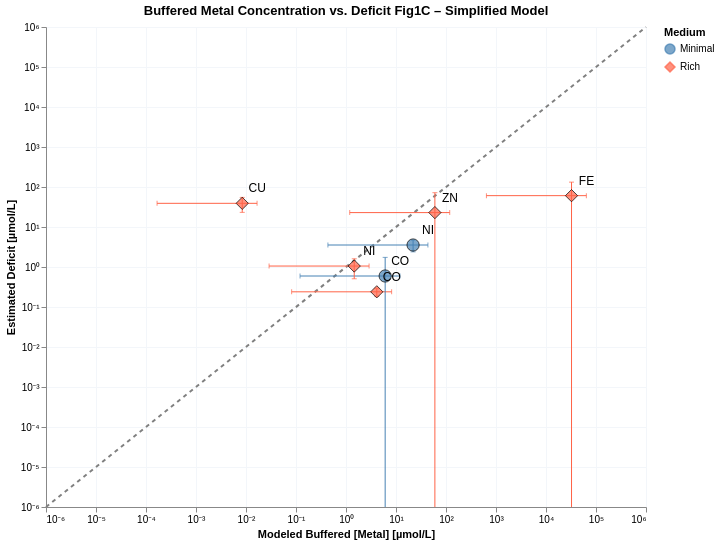

Notebook cell for this chart:
### Markdown cell above
### Plot 2 – Simplified model: estimated buffered [Metal] vs. M-M deficit

### Code cell
plot_df_simp = build_plot_df(
    est_simplified_minimal_lb, est_simplified_minimal_ub,
    est_simplified_rich_lb,    est_simplified_rich_ub,
    deficit_minimal, deficit_rich,
)

df = pl.from_pandas(plot_df_simp).with_columns([
    (pl.col("est_buf_center_M") * 1e6).alias("x_uM"),
    (pl.col("est_buf_lb_M")     * 1e6).alias("x_lb_uM"),
    (pl.col("est_buf_ub_M")     * 1e6).alias("x_ub_uM"),
    (pl.col("deficit_M")        * 1e6).alias("y_uM"),
    (pl.col("deficit_M_err")    * 1e6).alias("y_err_uM"),
])

DOMAIN_MIN = 1e-7   # just below your domain floor of 1e-6

df = df.with_columns([
    pl.max_horizontal(
        pl.col("y_uM") - pl.col("y_err_uM"),
        pl.lit(DOMAIN_MIN)
    ).alias("y_lo_uM"),
    (pl.col("y_uM") + pl.col("y_err_uM")).alias("y_hi_uM"),
])

base = alt.Chart(df).encode(
)
x_scale = alt.Scale(type="log", domain=[1e-6, 1e6])
y_scale = alt.Scale(type="log", domain=[1e-6, 1e6])

_ax_x = alt.Axis(labelExpr=_log_label_unicode, title="Modeled Buffered [Metal] [µmol/L]")
_ax_y = alt.Axis(labelExpr=_log_label_unicode, title="Estimated Deficit [µmol/L]")

ref_line = alt.Chart(ref_df).mark_line(strokeDash=[4,4], color="gray").encode(
    x=alt.X("v:Q", scale=x_scale, axis=_ax_x),
    y=alt.Y("v:Q", scale=y_scale, axis=_ax_y),
)
x_bars = base.mark_errorbar(ticks=True).encode(
    x=alt.X("x_lb_uM:Q", scale=x_scale, title=""),
    x2="x_ub_uM:Q",
    y=alt.Y("y_uM:Q", scale=y_scale),
    color="Medium:N",
)
y_bars = base.mark_errorbar(ticks=True, clip=True).encode(
    x=alt.X("x_uM:Q"),
    y=alt.Y("y_lo_uM:Q",  scale=y_scale, title=""),   # explicit log scale + clamped lower
    y2=alt.Y2("y_hi_uM:Q"),
    color="Medium:N",
)
points = base.mark_point(filled=True, size=150, stroke='black', strokeWidth=1).encode(
    x=alt.X("x_uM:Q", scale=x_scale, axis=_ax_x),
    y=alt.Y("y_uM:Q", scale=y_scale, axis=_ax_y),
    color=alt.Color("Medium:N",
        scale=alt.Scale(domain=["Minimal","Rich"], range=["steelblue","tomato"])),
    shape=alt.Shape("Medium:N",
        scale=alt.Scale(domain=["Minimal","Rich"], range=["circle","diamond"])),
)
# 5. Text labels
labels = base.mark_text(dx=15, dy=-15, fontSize=12).encode(
    x=alt.X("x_uM:Q", scale=alt.Scale(type="log")),
    y=alt.Y("y_uM:Q", scale=alt.Scale(type="log")),
    text="Element:N",
)
chart = (ref_line + x_bars + y_bars + points + labels).properties(
    width=600, height=480,
    title="Buffered Metal Concentration vs. Deficit Fig1C – Simplified Model"
).configure_axis(gridColor='#f3f6fa')
# chart.save('notebooks/cofactors/buffer_figures/buffered_metal_vs_deficit_simplified.svg')
chart

### Figure 1 — Vega-Lite specification as saved in the notebook (floating-point values rounded to 4 significant figures)
{"config": {"view": {"continuousWidth": 300, "continuousHeight": 300}, "axis": {"gridColor": "#f3f6fa"}}, "layer": [{"data": {"name": "data-1c3ca3cce69c13645fce19fabe446275"}, "mark": {"type": "line", "color": "gray", "strokeDash": [4, 4]}, "encoding": {"x": {"axis": {"labelExpr": "datum.value > 0 ? '10' + replace(replace(replace(replace(replace(replace(replace(replace(replace(replace(replace('' + round(log(datum.value)/LN10), '-','⁻'),'0','⁰'),'1','¹'),'2','²'),'3','³'),'4','⁴'),'5','⁵'),'6','⁶'),'7','⁷'),'8','⁸'),'9','⁹') : '0'", "title": "Modeled Buffered [Metal] [µmol/L]"}, "field": "v", "scale": {"domain": [1e-06, 1000000.0], "type": "log"}, "type": "quantitative"}, "y": {"axis": {"labelExpr": "datum.value > 0 ? '10' + replace(replace(replace(replace(replace(replace(replace(replace(replace(replace(replace('' + round(log(datum.value)/LN10), '-','⁻'),'0','⁰'),'1','¹'),'2','²'),'3','³'),'4','⁴'),'5','⁵'),'6','⁶'),'7','⁷'),'8','⁸'),'9','⁹') : '0'", "title": "Estimated Deficit [µmol/L]"}, "field": "v", "scale": {"domain": [1e-06, 1000000.0], "type": "log"}, "type": "quantitative"}}}, {"data": {"name": "data-36df6a5abb381aa37c7d36cd040f68b0"}, "mark": {"type": "errorbar", "ticks": true}, "encoding": {"color": {"field": "Medium", "type": "nominal"}, "x": {"field": "x_lb_uM", "scale": {"domain": [1e-06, 1000000.0], "type": "log"}, "title": "", "type": "quantitative"}, "x2": {"field": "x_ub_uM"}, "y": {"field": "y_uM", "scale": {"domain": [1e-06, 1000000.0], "type": "log"}, "type": "quantitative"}}}, {"data": {"name": "data-36df6a5abb381aa37c7d36cd040f68b0"}, "mark": {"type": "errorbar", "clip": true, "ticks": true}, "encoding": {"color": {"field": "Medium", "type": "nominal"}, "x": {"field": "x_uM", "type": "quantitative"}, "y": {"field": "y_lo_uM", "scale": {"domain": [1e-06, 1000000.0], "type": "log"}, "title": "", "type": "quantitative"}, "y2": {"field": "y_hi_uM"}}}, {"data": {"name": "data-36df6a5abb381aa37c7d36cd040f68b0"}, "mark": {"type": "point", "filled": true, "size": 150, "stroke": "black", "strokeWidth": 1}, "encoding": {"color": {"field": "Medium", "scale": {"domain": ["Minimal", "Rich"], "range": ["steelblue", "tomato"]}, "type": "nominal"}, "shape": {"field": "Medium", "scale": {"domain": ["Minimal", "Rich"], "range": ["circle", "diamond"]}, "type": "nominal"}, "x": {"axis": {"labelExpr": "datum.value > 0 ? '10' + replace(replace(replace(replace(replace(replace(replace(replace(replace(replace(replace('' + round(log(datum.value)/LN10), '-','⁻'),'0','⁰'),'1','¹'),'2','²'),'3','³'),'4','⁴'),'5','⁵'),'6','⁶'),'7','⁷'),'8','⁸'),'9','⁹') : '0'", "title": "Modeled Buffered [Metal] [µmol/L]"}, "field": "x_uM", "scale": {"domain": [1e-06, 1000000.0], "type": "log"}, "type": "quantitative"}, "y": {"axis": {"labelExpr": "datum.value > 0 ? '10' + replace(replace(replace(replace(replace(replace(replace(replace(replace(replace(replace('' + round(log(datum.value)/LN10), '-','⁻'),'0','⁰'),'1','¹'),'2','²'),'3','³'),'4','⁴'),'5','⁵'),'6','⁶'),'7','⁷'),'8','⁸'),'9','⁹') : '0'", "title": "Estimated Deficit [µmol/L]"}, "field": "y_uM", "scale": {"domain": [1e-06, 1000000.0], "type": "log"}, "type": "quantitative"}}}, {"data": {"name": "data-36df6a5abb381aa37c7d36cd040f68b0"}, "mark": {"type": "text", "dx": 15, "dy": -15, "fontSize": 12}, "encoding": {"text": {"field": "Element", "type": "nominal"}, "x": {"field": "x_uM", "scale": {"type": "log"}, "type": "quantitative"}, "y": {"field": "y_uM", "scale": {"type": "log"}, "type": "quantitative"}}}], "height": 480, "title": "Buffered Metal Concentration vs. Deficit Fig1C – Simplified Model", "width": 600, "$schema": "https://vega.github.io/schema/vega-lite/v5.20.1.json", "datasets": {"data-1c3ca3cce69c13645fce19fabe446275": [{"v": 1e-06}, {"v": 1000000.0}], "data-36df6a5abb381aa37c7d36cd040f68b0": [{"Medium": "Minimal", "Element": "CO", "est_buf_lb_M": 1.204e-07, "est_buf_ub_M": 1.202e-05, "est_buf_center_M": 6.07e-06, "deficit_M": 5.957e-07, "deficit_M_err": 1.145e-06, "x_uM": 6.07, "x_lb_uM": 0.1204, "x_ub_uM": 12.02, "y_uM": 0.5957, "y_err_uM": 1.145, "y_lo_uM": 1e-07, "y_hi_uM": 1.741}, {"Medium": "Minimal", "Element": "NI", "est_buf_lb_M": 4.348e-07, "est_buf_ub_M": 4.348e-05, "est_buf_center_M": 2.196e-05, "deficit_M": 3.546e-06, "deficit_M_err": 1.154e-06, "x_uM": 21.96, "x_lb_uM": 0.4348, "x_ub_uM": 43.48, "y_uM": 3.546, "y_err_uM": 1.154, "y_lo_uM": 2.392, "y_hi_uM": 4.7}, {"Medium": "Rich", "Element": "FE", "est_buf_lb_M": 0.0006432, "est_buf_ub_M": 0.06414, "est_buf_center_M": 0.03239, "deficit_M": 6.076e-05, "deficit_M_err": 7.159e-05, "x_uM": 32390.0, "x_lb_uM": 643.2, "x_ub_uM": 64140.0, "y_uM": 60.76, "y_err_uM": 71.59, "y_lo_uM": 1e-07, "y_hi_uM": 132.4}, {"Medium": "Rich", "Element": "CO", "est_buf_lb_M": 8.183e-08, "est_buf_ub_M": 8.176e-06, "est_buf_center_M": 4.129e-06, "deficit_M": 2.397e-07, "deficit_M_err": 5.403e-08, "x_uM": 4.129, "x_lb_uM": 0.08183, "x_ub_uM": 8.176, "y_uM": 0.2397, "y_err_uM": 0.05403, "y_lo_uM": 0.1856, "y_hi_uM": 0.2937}, {"Medium": "Rich", "Element": "NI", "est_buf_lb_M": 2.895e-08, "est_buf_ub_M": 2.895e-06, "est_buf_center_M": 1.462e-06, "deficit_M": 1.057e-06, "deficit_M_err": 5.487e-07, "x_uM": 1.462, "x_lb_uM": 0.02895, "x_ub_uM": 2.895, "y_uM": 1.057, "y_err_uM": 0.5487, "y_lo_uM": 0.5079, "y_hi_uM": 1.605}, {"Medium": "Rich", "Element": "CU", "est_buf_lb_M": 1.665e-10, "est_buf_ub_M": 1.665e-08, "est_buf_center_M": 8.407e-09, "deficit_M": 3.91e-05, "deficit_M_err": 1.588e-05, "x_uM": 0.008407, "x_lb_uM": 0.0001665, "x_ub_uM": 0.01665, "y_uM": 39.1, "y_err_uM": 15.88, "y_lo_uM": 23.22, "y_hi_uM": 54.98}, {"Medium": "Rich", "Element": "ZN", "est_buf_lb_M": 1.187e-06, "est_buf_ub_M": 0.0001187, "est_buf_center_M": 5.993e-05, "deficit_M": 2.29e-05, "deficit_M_err": 4.917e-05, "x_uM": 59.93, "x_lb_uM": 1.187, "x_ub_uM": 118.7, "y_uM": 22.9, "y_err_uM": 49.17, "y_lo_uM": 1e-07, "y_hi_uM": 72.08}]}}
